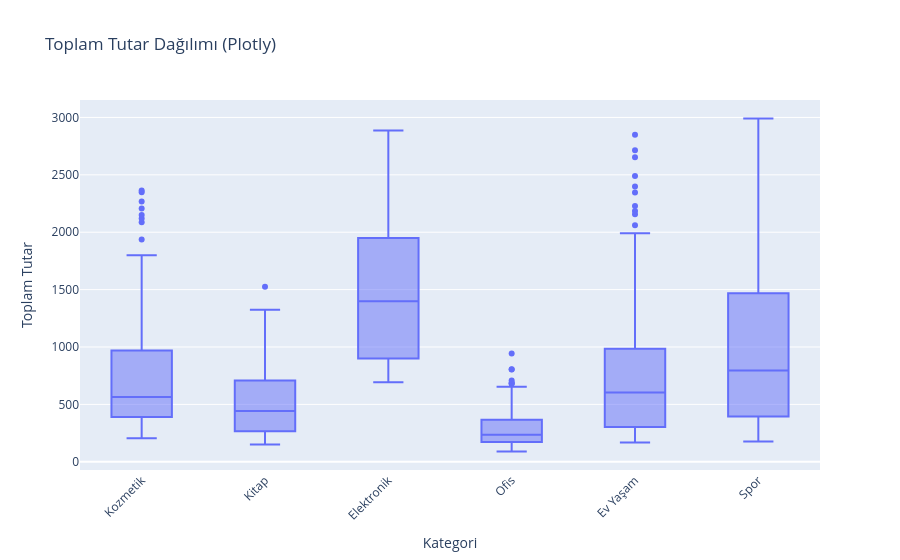

Notebook cell for this chart:
### Code cell
import plotly.express as px

fig = px.box(df, x="kategori", y="toplam_tutar",
             title="Toplam Tutar Dağılımı (Plotly)",
             labels={"kategori": "Kategori", "toplam_tutar": "Toplam Tutar"})

fig.update_layout(xaxis_tickangle=-45)
fig.show()

### Figure 1 — Plotly figure (JSON) as saved in the notebook; plotly's stock layout.template omitted (floating-point values rounded to 4 significant figures; data arrays with more than 128 entries replaced by an {"elided": "..."} marker saying what was removed)
{"data": [{"alignmentgroup": "True", "hovertemplate": "Kategori=%{x}<br>Toplam Tutar=%{y}<extra></extra>", "legendgroup": "", "marker": {"color": "#636efa"}, "name": "", "notched": false, "offsetgroup": "", "orientation": "v", "showlegend": false, "type": "box", "x": {"elided": "1118 str values"}, "x0": " ", "xaxis": "x", "y": {"elided": "1118 float values"}, "y0": " ", "yaxis": "y"}], "layout": {"boxmode": "group", "legend": {"tracegroupgap": 0}, "title": {"text": "Toplam Tutar Dağılımı (Plotly)"}, "xaxis": {"anchor": "y", "domain": [0, 1], "tickangle": -45, "title": {"text": "Kategori"}}, "yaxis": {"anchor": "x", "domain": [0, 1], "title": {"text": "Toplam Tutar"}}}}
